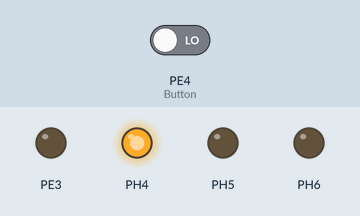
This program was run on a simulated ATmega2560, built with avr-gcc and emulated at 16 MHz (the files do not name the chip). Shown: output pins drawn as LEDs (lit = HIGH). The inputs (shaded band) are chosen by the test bench; at power-on: PE4 (Button) LOW.

Above: at 4.2 s.
4.3 s: PE4 (Button) driven LOW
5.8 s: PE4 (Button) driven HIGH
At 6.9 s:
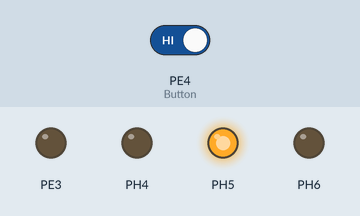
At 8.0 s:
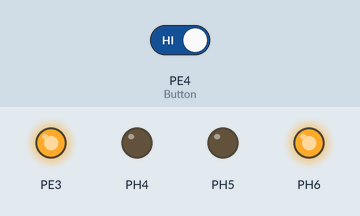
Timing chart, 0 to 20.7 s (numbered marks = the images above; inputs shaded):
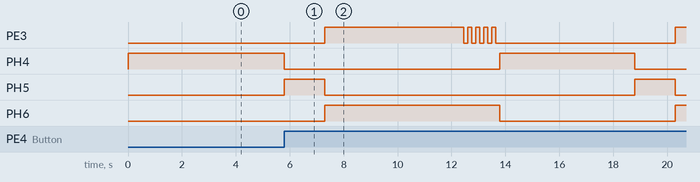

The program:

main.c
```c
#define F_CPU 16000000UL
#include <avr/io.h>
#include <avr/interrupt.h>

/* Timer setup
Calculations for timer interrupt every 1 ms:
System clock = 16 MHz
Prescalar = 64
Timer 0 speed: 16 MHz / 64 = 250,000 Hz
Number of ticks every 1 ms: 50,000 / 1000 = 250 counts
*/
volatile uint32_t millisCount = 0;	// Counter that keeps track of current time in milliseconds

void timer0Init(void) {
	// Reset control registers to disable all functions
	TCCR0A = 0;
	TCCR0B = 0;

	// Initialize register settings for timer 0
	TCCR0A = (1 << WGM01); // Enable CTC mode (timer counter cleared when it reaches target value)
	TCCR0B = (1 << CS01) | (1 << CS00); // Set prescaler to 64

	// Enable timer interrupts
	TIMSK0 = (1 << OCIE0A); // Enable compare match mode on register A

	// Set target value to compare to and trigger interrupt
	OCR0A = 249; // Every 1 ms (0 -> 250 ticks)
}

ISR(TIMER0_COMPA_vect) { // Run during each timer intrrupt
	millisCount++;
}

uint32_t millis(void) { // Return the current time count in ms
	// Safely get millis_count value, ensures variable isnt changed mid read / mid write
	uint32_t m;
	cli(); 					// Disable interrupts
	m = millisCount;
	sei(); 					// Re enable interrupts
	return m;
}

// Initialize input signals
_Bool buttonState = 0;                      // Crosswalk button
const long timerShortInterval = 1500;     // Short time pulse (yellow), 1.5 seconds
const long timerLongInterval = 5000;      // Long time pulse (green), 5 seconds
unsigned long startTime = 0;              // Timer
const unsigned long flashInterval = 150;  // 0.15 second blink
unsigned long startFlashTime = 0;         // Flash timer

// Declare states
enum State {
	S0,     // Traffic light green, crosswalk light stop
	S1,     // Traffic light yellow, crosswalk light stop
	S2,     // Traffic light red, crosswalk light walk
	S3      // Traffic light red, crosswalk light flashing
};
enum State currentState = S0; // Starting state

// State outputs
	void stateOutput(enum State state) {
  		// Start with all LEDs off
  		PORTH &= ~(1 << PORTH4);
  		PORTH &= ~(1 << PORTH5);
  		PORTH &= ~(1 << PORTH6);
  		PORTE &= ~(1 << PORTE3);

  		// Turn on LEDs for each state
  		switch (state) {
    		case S0: PORTH |= (1 << PORTH4); break; // Green, Stop

    		case S1: PORTH |= (1 << PORTH5); break; // Yellow, Stop

    		case S2: PORTH |= (1 << PORTH6); PORTE |= (1 << PORTE3); break; // Red, Walk

    		case S3: PORTH |= (1 << PORTH6); break; // Red, Flashing(handled in state transition)
  		}
	}


int main(void) {
	// Setup
	// Set Data Direction Registers as input/output
	DDRH |= (1 << DDH6);	// Red
	DDRH |= (1 << DDH5);	// Yellow
	DDRH |= (1 << DDH4);	// Green
	DDRE &= ~(1 << DDE4);	// Button
	DDRE |= (1 << DDE3);	// Crosswalk

	// Start timer, set default state
	timer0Init();
	sei();
	startTime = millis();
  	stateOutput(currentState);

  	// Loop
  	while(1) {
  		// Read input signals
  		unsigned long currentTime = millis();
  		buttonState = (PINE & (1 << PINE4));

	  	// State transitions
	  	switch (currentState) {
	      	case S0:
	        	if ((currentTime - startTime >= timerLongInterval) && (buttonState)) { // Long time interval expires and crosswalk button pressed
		          	currentState = S1;
		          	startTime = currentTime; // Reset timer
		          	stateOutput(currentState);
	        	}
	        	break;

	      	case S1:
		        if (currentTime - startTime >= timerShortInterval) { // Short time interval expires
		        	currentState = S2;
		          	startTime = currentTime;
		          	stateOutput(currentState);
		        }
		        break;

	      	case S2:
		        if (currentTime - startTime >= timerLongInterval) { // Long time interval expires
			        currentState = S3;
			        startTime = currentTime;
			        stateOutput(currentState);
		        }
		        break;

	      	case S3: {
	        	unsigned long currentFlashTime = millis();

		        if (currentTime - startTime >= timerShortInterval) { // Short time interval expires
		        	currentState = S0;
		          	startTime = currentTime;
		          	stateOutput(currentState);

		        } else if (currentFlashTime - startFlashTime >= flashInterval) { // Flash every interval amount
		          	startFlashTime = currentFlashTime;
		          	PORTE ^= (1 << PORTE3);
		        }
		        break;
		    }
		}
	}

}
```

Measured:
- after the input at 4.3 s, every drawn part: stays the same
- after the input at 5.8 s, PE3: goes HIGH 5.2 s, 4 × (LOW 0.15 s, HIGH 0.15 s), LOW 6.7 s, then HIGH, starting after 1.5 s; PH4: HIGH → LOW at once, → HIGH 8.0 s later, → LOW 5.0 s later; PH5: alternates HIGH for 1.5 s and LOW for 11.5 s, starting at once; PH6: LOW → HIGH after 1.5 s, → LOW 6.5 s later, → HIGH 6.5 s later
